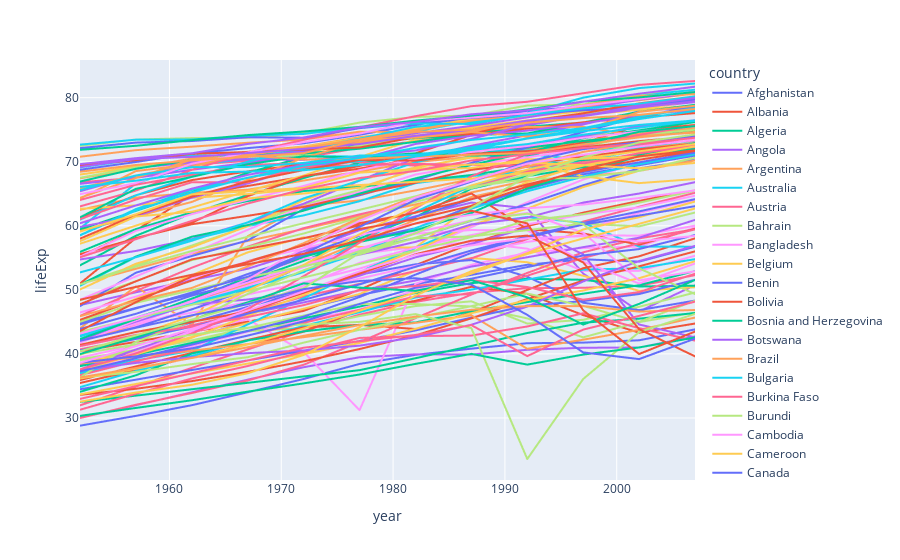

The notebook cell this image was saved under:
### Code cell
# Creating a line graph with the same process as the scatter plot above:
# pass a dataframe, assign the x and y axes and assign a column to the color property.

country_life = px.line(gap, x='year', y='lifeExp', color='country')

# Show the figure!
country_life.show()
